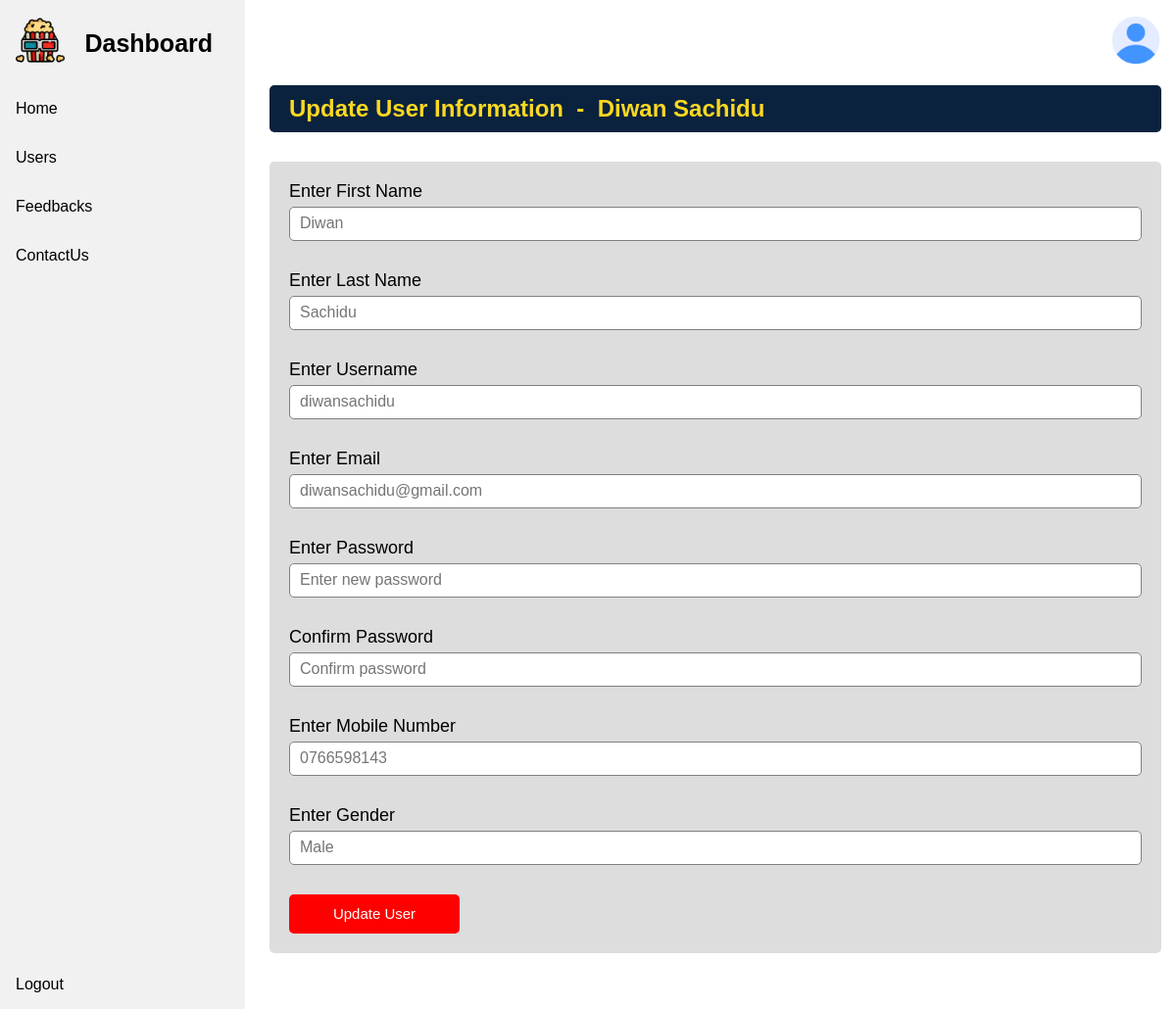
The app's page /manager/phphandlers/dbh.updateUser.php?updateUserId=1 with its own data.
### tables this page shows
CREATE TABLE `users` (
  `userID` int(11) NOT NULL,
  `firstName` varchar(100) NOT NULL,
  `lastName` varchar(100) NOT NULL,
  `username` varchar(100) NOT NULL,
  `email` varchar(100) NOT NULL,
  `password` varchar(100) NOT NULL,
  `mobileNumber` varchar(20) NOT NULL,
  `gender` varchar(10) NOT NULL,
  `managerID` int(11) NOT NULL DEFAULT 1
);

### manager/phpHandlers/dbh.updateUser.php (the view, shortened to what this page needs)
<?php
    include './dbh.config.php';
?>
<!DOCTYPE html>
<html lang="en">
<head>
    <link rel="stylesheet" href="../css/addUser.css">
</head>
<body>
    <?php
        include '../php/sidebar.php';
        $id = $_GET['updateUserId'];
        $query = "SELECT * from users WHERE userID = '$id';";
        $queryRun = mysqli_query($conn, $query);
        if($queryRun){
            $row = mysqli_fetch_assoc($queryRun);
            $fname = $row['firstName'];
            $lname = $row['lastName'];
            $username = $row['username'];
            $email = $row['email'];
            $mobileNumber = $row['mobileNumber'];
            $gender = $row['gender'];
        }
        echo"
            <div class='content'>
                <div class='title'>
                    <h2>Update User Information &nbsp-&nbsp ".$fname." ".$lname."</h2>
                </div>
                <form action='' class='form-group' method='POST'>
                    <div class='input-group'>
                        <label>Enter First Name</label>
                        <input type='text' name='firstName' placeholder=".$fname.">
                    </div>
                    <div class='input-group'>
                        <label>Enter Last Name</label>
                        <input type='text' name='lastName' placeholder=".$lname.">
                    </div>
                    <div class='input-group'>
                        <label>Enter Username</label>
                        <input type='text' name='username' placeholder=".$username.">
                    </div>
                    <div class='input-group'>
                        <label>Enter Email</label>
                        <input type='text' name='email' placeholder=".$email.">
                    </div>
                    <div class='input-group'>
                        <label>Enter Password</label>
                        <input type='password' name='password' placeholder='Enter new password'>
                    </div>
                    <div class='input-group'>
                        <label>Confirm Password</label>
                        <input type='password' name='cpassword' placeholder='Confirm password'>
                    </div>
                    <div class='input-group'>
                        <label>Enter Mobile Number</label>
                        <input type='text' name='mobileNumber' placeholder=".$mobileNumber." maxlength='10'>
                    </div>
                    <div class='input-group'>
                        <label>Enter Gender</label>
                        <input type='text' name='gender' placeholder=".$gender.">
                    </div>
                    <input type='submit' name='submit' value='Update User' class='btn'>
                </form>
            </div>
        ";
    ?>
</body>
</html>

### manager/css/addUser.css (style rules this page uses)
body { margin: 0; padding: 0; font-family: sans-serif; box-sizing: border-box; }
.content { margin-left: 260px; padding: 57px 0px; }
.title { padding: 10px 15px; }
.title h2 { background-color: #0A223D; color: #FBD822; border-radius: 5px; padding: 10px 20px; }
.form-group { margin: 0 15px; padding: 20px; background-color: #DDDDDD; color: black; border-radius: 5px; }
.input-group { padding-bottom: 30px; }
.input-group label { display: block; font-size: 18px; padding-bottom: 5px; }
.input-group input { width: 100%; height: 35px; border: 1px solid grey; border-radius: 5px; padding: 3px 10px; font-size: 16px; box-sizing: border-box; }
.btn { width: 20%; height: 40px; background-color: red; color: white; border: none; border-radius: 5px; font-size: 15px; cursor: pointer; }

### manager/css/sidebar.css (style rules this page uses)
body { margin: 0; padding: 0; font-family: sans-serif; box-sizing: border-box; }

### records on screen
users: firstName "Diwan", lastName "Sachidu", username "diwansachidu", email "diwansachidu@gmail.com", mobileNumber "0766598143", gender "Male"
